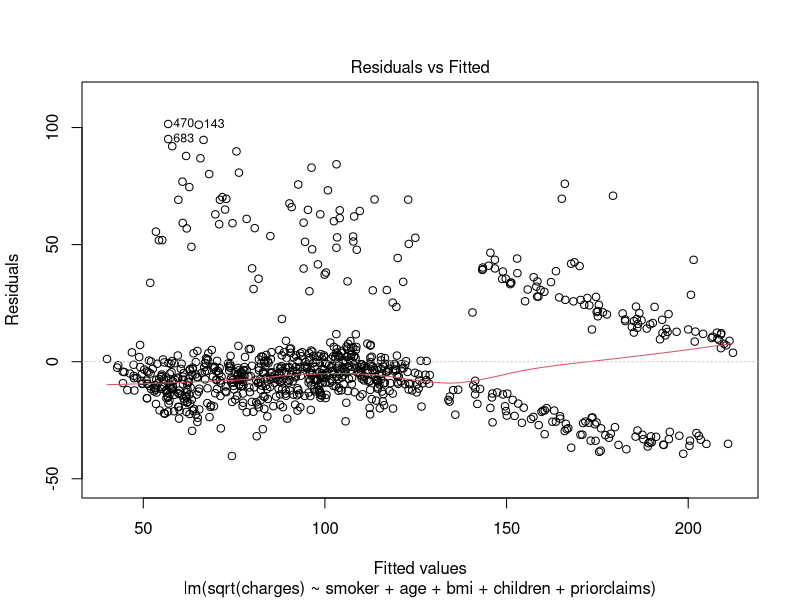
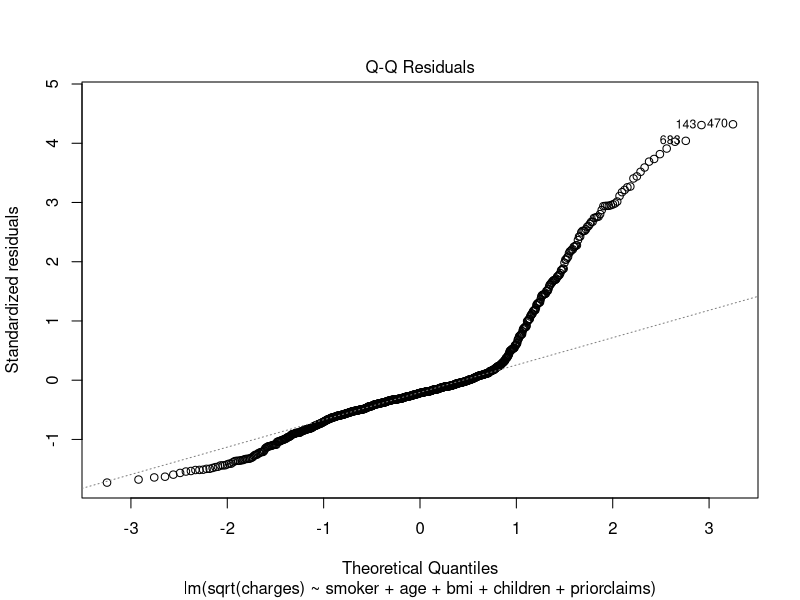
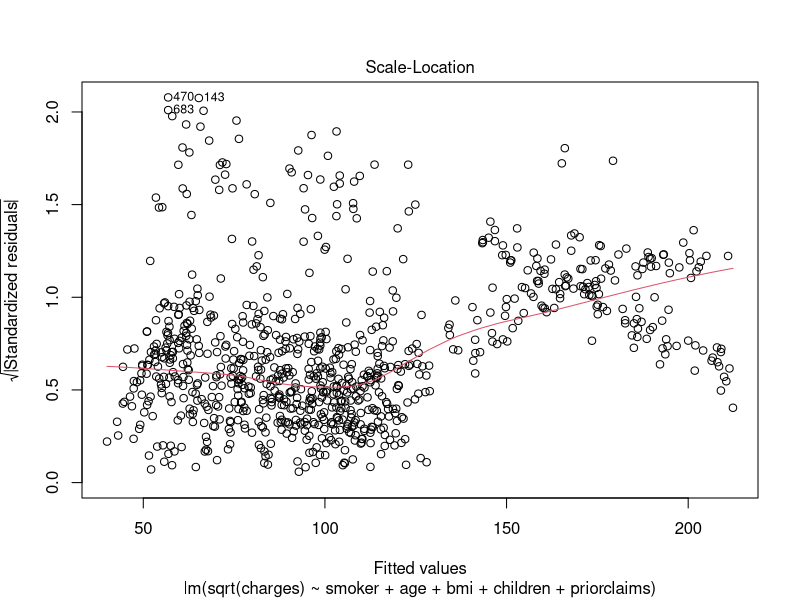
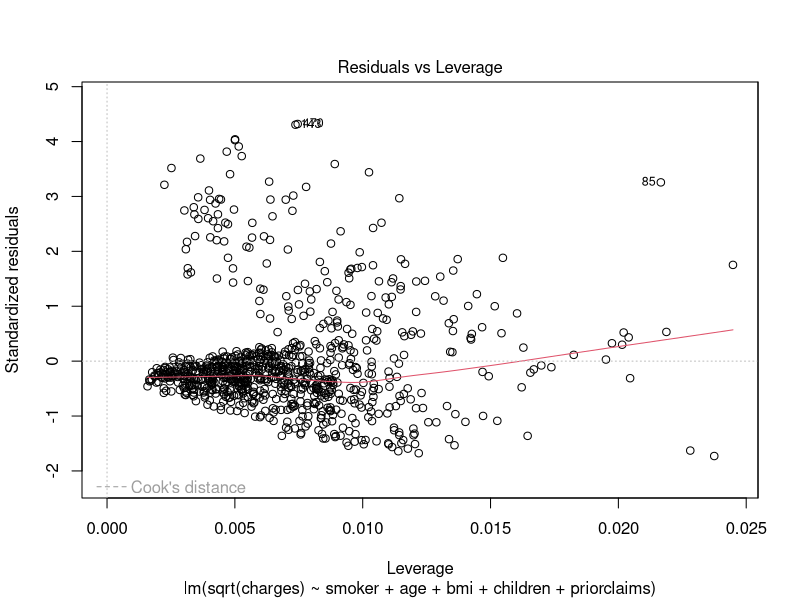
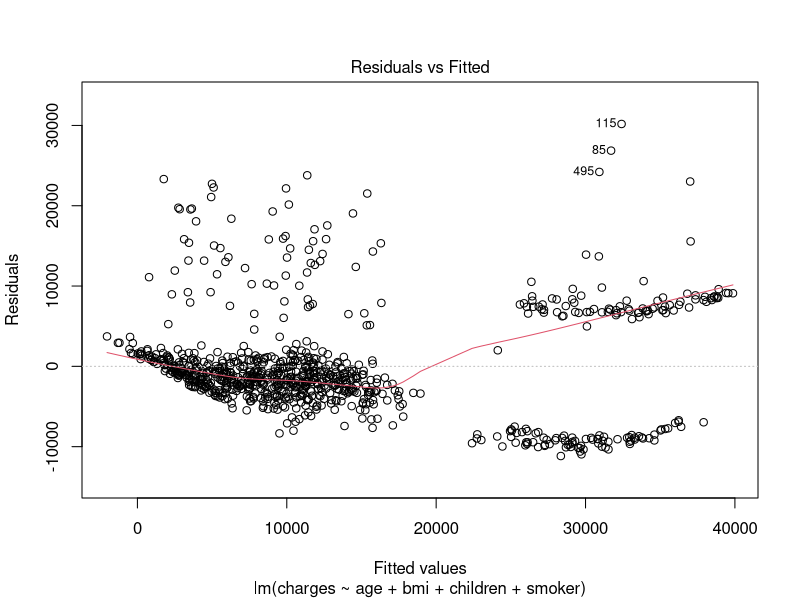
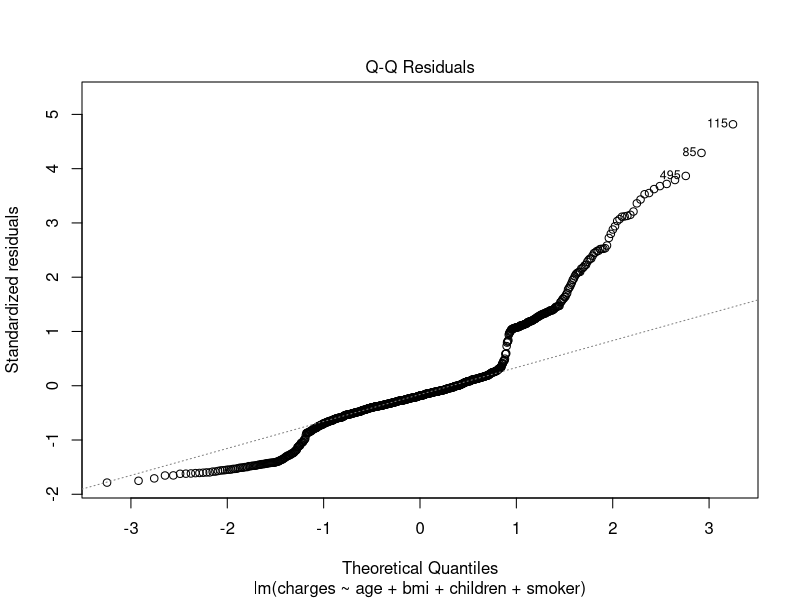
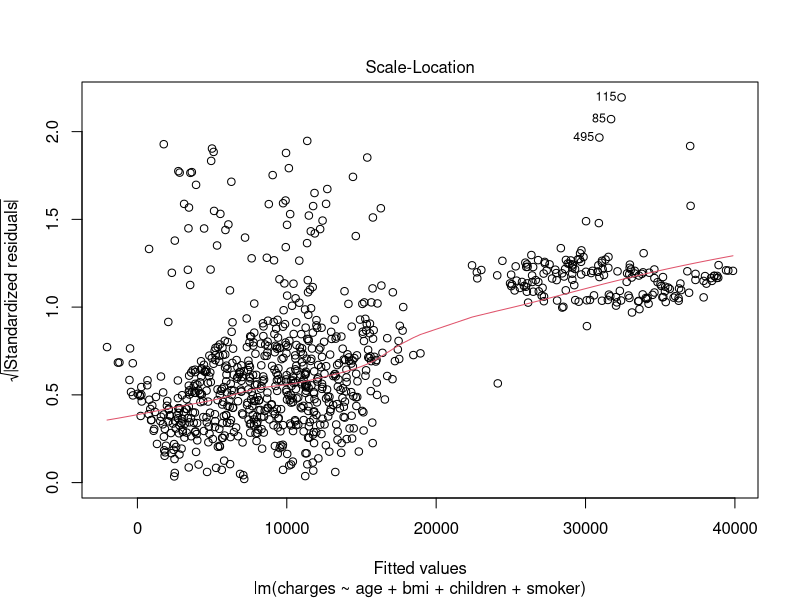
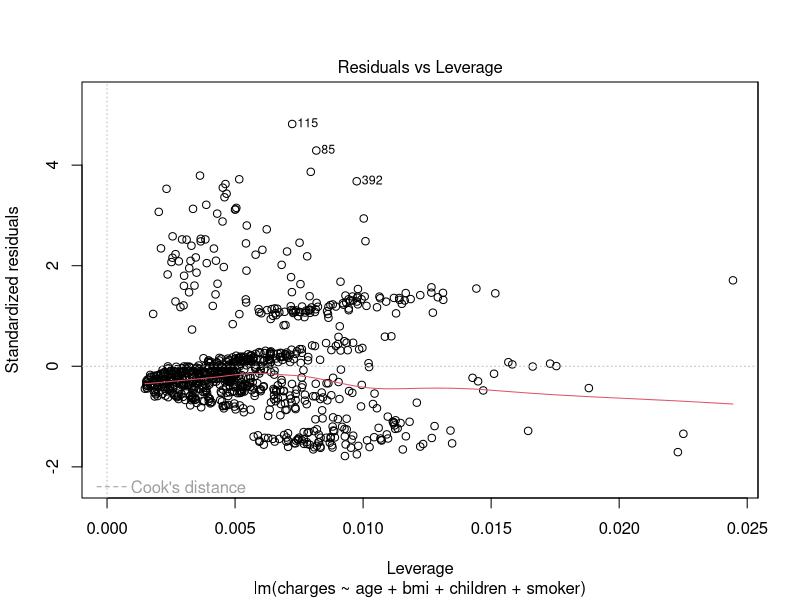

R code for these plots, in order:
library(tidyverse)
library(Hmisc)
library(modelr)
library(caret)

insurance_data <- read.csv("insurance_data_S26.csv")
View(insurance_data)

# Cross Validation (80-20 split) - 

set.seed(550)
train_index <- sample(
  x = 1:nrow(insurance_data),
  size = floor(0.8*nrow(insurance_data))
)

insuranceTrain <- insurance_data[train_index, ]
insuranceValid <- insurance_data[-train_index, ]

insuranceTrainModel <- lm(
  formula = charges ~ smoker+age+bmi+children+priorclaims,
  data = insuranceTrain
)

insuranceValid <- insuranceValid %>%
  mutate(
    model1_predict = predict(
      object = insuranceTrainModel,
      newdata = insuranceValid
    )
  )


#FORWARD SELECTION (AIC)
null_insurance <- lm(
  charges ~ 1,
  data = insurance_data
)

full_insurance <-lm(
  charges ~ .,
  data = insurance_data
)

stats::step(
  object = null_insurance,
  scope = list(lower = null_insurance, upper = full_insurance),
  data = insurance_data,
  direction = 'forward'
)

FORWARD_AIC <- lm(sqrt(charges)~smoker+age+bmi+children+priorclaims, data = insurance_data)
summary(FORWARD_AIC) 
plot(FORWARD_AIC)


#thoughts?
#' remove prior claims, moth and region <- not significant
#' check for assumptions - distribution is not normal heavily right skewed, otherwise is linear, 
#' constant error variance and no outliers.
#' r^2 adjusted = 0.7239
#' --- once removing region, month becomes not significant under 5% rule

#BACKWARD BIC
stats::step(
  object = full_insurance,
  data = insurance_data,
  direction = "backward",
  k = log(nrow(insurance_data)),
  trace = 1
)

BACKWARDS_BIC <- lm(charges~age+bmi+children+smoker, data = insurance_data)
summary(BACKWARDS_BIC)
plot(BACKWARDS_BIC)
#'r^2 = 0.72, adj-r^2 = 0.72
#' all predictors are significant
#' check assumptions
